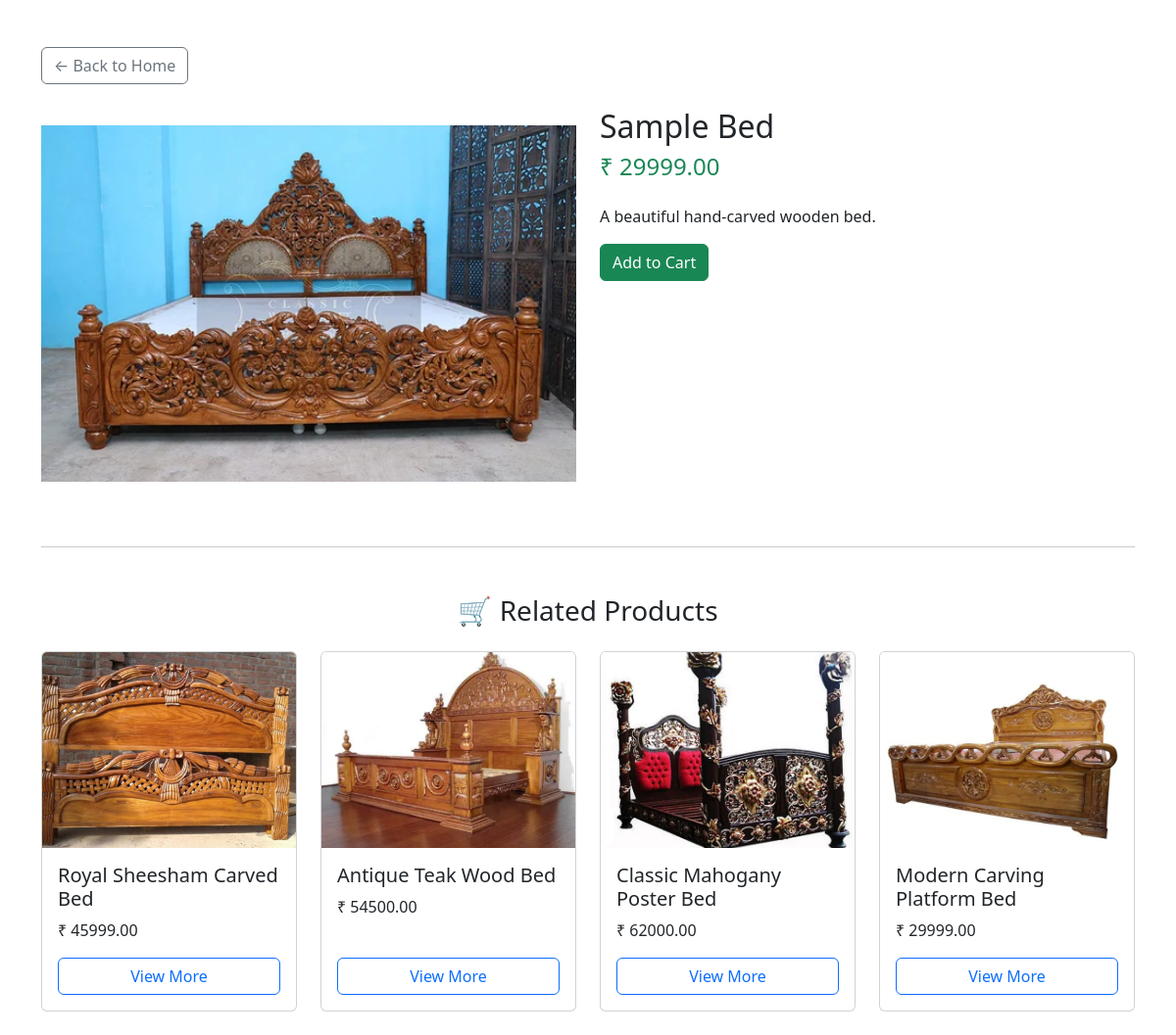
/product/28/, run on the app's committed database.
### storeapp/models.py (models this page shows, shortened)
class Product(models.Model):
    name = models.CharField(max_length=100)
    description = models.TextField()
    price = models.DecimalField(max_digits=10, decimal_places=2)
    image = models.ImageField(upload_to='product_images/')
    created_at = models.DateTimeField(auto_now_add=True)  # ✅ Add this line

### storeapp/views.py (the view)
# urls.py: path('product/<int:pk>/', views.product_detail, name='product_detail'),
def product_detail(request, pk):
    product = get_object_or_404(Product, pk=pk)
    related_products = Product.objects.exclude(pk=pk)[:4]
    return render(request, 'product_detail.html', {'product': product, 'related_products': related_products})

### storeapp/templates/store/product_detail.html (shortened to what this page needs)
<!DOCTYPE html>
<html lang="en">
<head>
    <link href="https://cdn.jsdelivr.net/npm/bootstrap@5.3.2/dist/css/bootstrap.min.css" rel="stylesheet">
</head>
<body>
    <div class="container mt-5">
        <a href="/" class="btn btn-outline-secondary mb-4">← Back to Home</a>
        <div class="row">
            <div class="col-md-6">
                <img src="{{ product.image.url }}" class="product-img" alt="{{ product.name }}">
            </div>
            <div class="col-md-6">
                <h2>{{ product.name }}</h2>
                <h4 class="text-success">₹ {{ product.price }}</h4>
                <p class="mt-4">{{ product.description }}</p>
                <form method="POST" action="{% url 'add_to_cart' product.id %}">
                <button type="submit" class="btn btn-success">Add to Cart</button>
                </form>
            </div>
        </div>
        <hr class="my-5">
        <h3 class="text-center mb-4">🛒 Related Products</h3>
        <div class="row">
            {% for related in related_products %}
                <div class="col-md-3 mb-4">
                    <div class="card h-100">
                        <img src="{{ related.image.url }}" class="related-img card-img-top" alt="{{ related.name }}">
                        <div class="card-body d-flex flex-column">
                            <h5 class="card-title">{{ related.name }}</h5>
                            <p class="card-text">₹ {{ related.price }}</p>
                            <a href="{% url 'product_detail' related.pk %}" class="btn btn-outline-primary mt-auto">View More</a>
                        </div>
                    </div>
                </div>
            {% empty %}
                <p class="text-center">No related products found.</p>
            {% endfor %}
        </div>
    </div>
</body>
</html>

### storeapp/templates/store/product_detail.html (style rules this page uses)
.product-img { height: 400px; object-fit: contain; width: 100%; }
.related-img { height: 200px; object-fit: cover; width: 100%; }

### data on the page
Product: image (picture), name "Sample Bed", price "29999.00", description "A beautiful hand-carved wooden bed."
Product: image (picture), name "Royal Sheesham Carved Bed", price "45999.00"
Product: image (picture), name "Antique Teak Wood Bed", price "54500.00"
Product: image (picture), name "Classic Mahogany Poster Bed", price "62000.00"
Product: image (picture), name "Modern Carving Platform Bed", price "29999.00"
